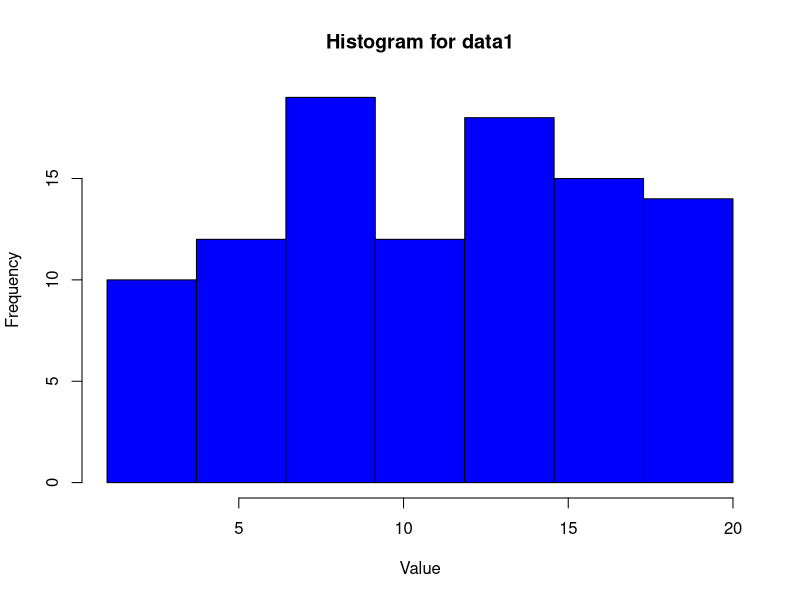
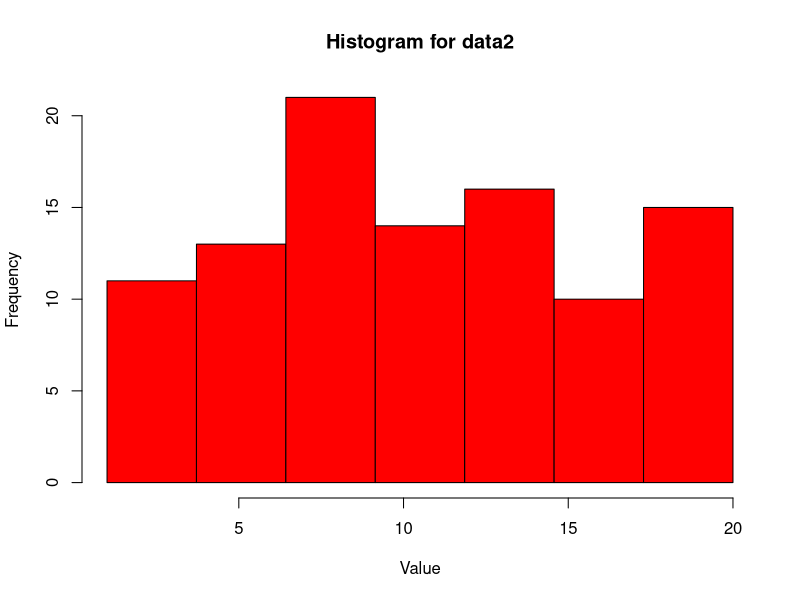

These charts were generated, in order, by the following R code:
## ---- chunk 1
set.seed(123)  
samplesize <- 100
data1 <- sample(x = 1:20, size = samplesize, replace = TRUE)
data2 <- sample(x = 1:20, size = samplesize, replace = TRUE)

bins <- floor(log2(samplesize)) + 1     #num of bins
bins
m_counts <- table(cut(data1, breaks = bins))
n_counts <- table(cut(data2, breaks = bins))
mi <- as.vector(m_counts)
ni <- as.vector(n_counts)
mi
ni
bins_data1 <- cut(data1, breaks = bins, include.lowest = TRUE)
bins_data2 <- cut(data2, breaks = bins, include.lowest = TRUE)

print(tapply(data1, bins_data1, list))
print(tapply(data2, bins_data2, list))

max_value <- max(c(data1, data2))
min_value <- min(c(data1, data2))
bin_width <- (max_value - min_value) / bins
breaks <- seq(min_value, max_value, by = bin_width)

lower_bounds <- breaks[-length(breaks)] 
upper_bounds <- breaks[-1]   

L <- c(0.981, 3.714286,6.428571 , 9.142857, 11.857143 ,14.571429, 17.285714)
U <- c(3.714286,6.428571 , 9.142857, 11.857143 ,14.571429, 17.285714, 20.000000)


hist(data1, breaks = breaks, main = "Histogram for data1", xlab = "Value", ylab = "Frequency", col = "blue", right = FALSE)

hist(data2, breaks = breaks, main = "Histogram for data2", xlab = "Value", ylab = "Frequency", col = "red", right = FALSE)
## ---- chunk 2
lambda1 <- c()
lambda2 <- c()
pois <- c()
likelihood <- 1
log_likeli <- 0

joint_poisson_log_likelihood <- function(params, mi, ni) {
  mu <- params[1]
  sigma <- params[2]
  S <- params[3]
  
  
  for (i in 1:length(mi)) {
    lambda1[i] <- integrate(dnorm, L[i], U[i], mean = mu, sd = sigma)$value
    lambda2[i] <- lambda1[i] * S
    #pois[i] <- dpois(mi[i], lambda = lambda1[i], log = FALSE)* dpois(ni[i], lambda = lambda2[i], log = FALSE)
    #likelihood <- likelihood*pois[i]
    log_likeli <- log_likeli + (mi[i]*lambda1[i] - lambda1[i] - log(lfactorial(mi[i])) 
                                + ni[i]*lambda2[i] - lambda2[i] - log(lfactorial(ni[i])))
  }
  
  return(-log_likeli)
}

initial_params <- c(mu = 0, sigma = 1, S = 1)
lower_bounds <- c(-Inf, 1e-6, 1e-6)

optim_result <- optim(initial_params, joint_poisson_log_likelihood, mi=mi, ni=ni, method='L-BFGS-B', lower = lower_bounds)

min_log_likelihood0 <- -optim_result$value
mu_estimate <- optim_result$par[1]
sigma_estimate <- optim_result$par[2]
S_estimate <- optim_result$par[3]


list(min_log_likelihood = min_log_likelihood0, 
     mu = mu_estimate, 
     sigma = sigma_estimate, 
     S = S_estimate)


## ---- chunk 3
lambda1 <- c()
lambda2 <- c()
pois <- c()
likelihood <- 1
log_likeli <- 0

joint_poisson_log_likelihood <- function(params, mi, ni) {
  mu1 <- params[1]
  sigma1 <- params[2]
  mu2 <- params[3]
  sigma2 <- params[4]
  
  
  for (i in 1:length(mi)) {
    lambda1[i] <- integrate(dnorm, L[i], U[i], mean = mu1, sd = sigma1)$value
    lambda2[i] <- integrate(dnorm, L[i], U[i], mean = mu2, sd = sigma2)$value
  # pois[i] <- dpois(mi[i], lambda1[i], log = FALSE)* dpois(ni[i], lambda2[i], log = FALSE)
  #  likelihood <- likelihood*pois[i]
    log_likeli <- log_likeli + mi[i]*lambda1[i] - lambda1[i] - log(lfactorial(mi[i])) 
                                + ni[i]*lambda2[i] - lambda2[i] - log(lfactorial(ni[i]))
  }
  
  return(-log_likeli)
}

initial_params <- c(mu1 = 0, sigma1 = 1, mu2 = 0, sigma2 = 1)
lower_bounds <- c(-Inf, 1e-6, -Inf,1e-6, 1e-6)

optim_result <- optim(initial_params, joint_poisson_log_likelihood, mi=mi, ni=ni, 
                      method='L-BFGS-B', lower = lower_bounds)

min_log_likelihood1 <- -optim_result$value
mu1_estimate <- optim_result$par[1]
sigma1_estimate <- optim_result$par[2]
mu2_estimate <- optim_result$par[3]
sigma2_estimate <- optim_result$par[4]


list(min_log_likelihood = min_log_likelihood1, 
     mu1 = mu1_estimate, 
     sigma1 = sigma1_estimate, 
     mu2 = mu2_estimate, 
     sigma2 = sigma2_estimate)


min_log_likelihood1/ min_log_likelihood0  #Bayes factor
